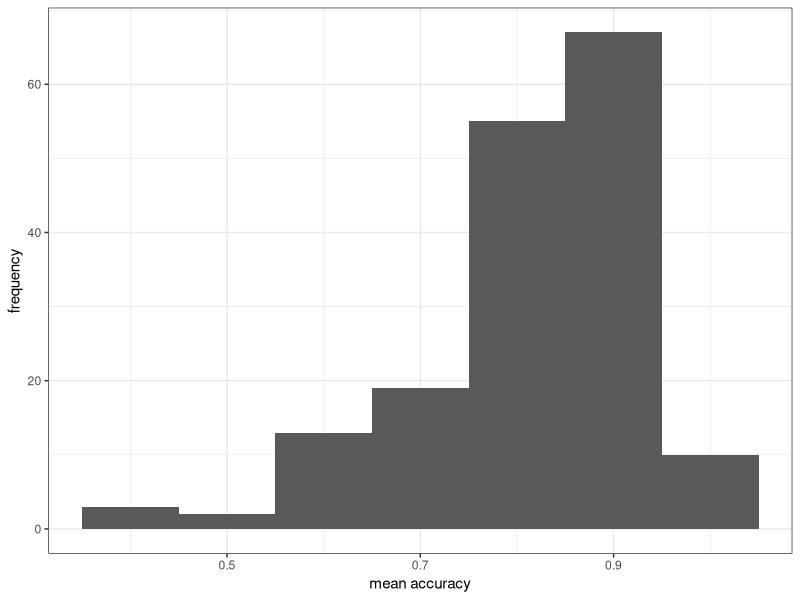
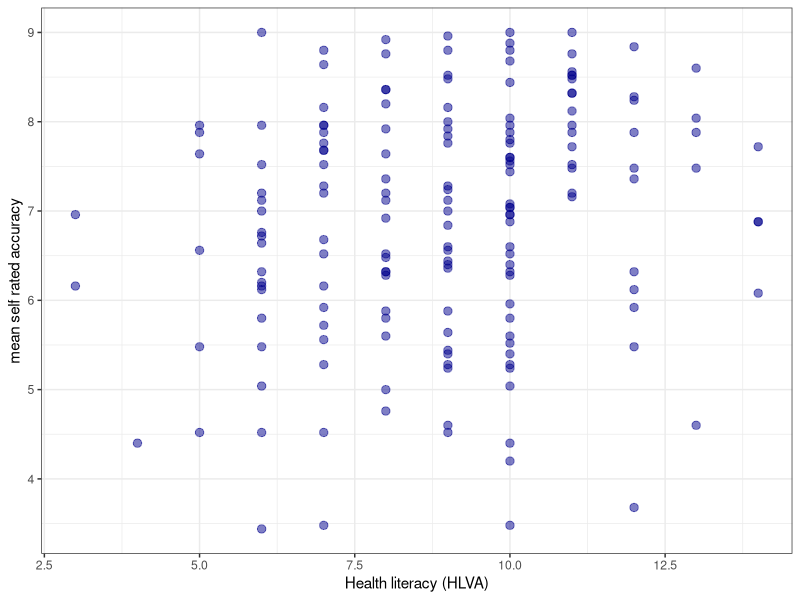

Write R code to recreate these figures, in order.
## ---- chunk 1
#| warning: false
#| echo: false
library(kableExtra)
library(tidyverse)
## ---- chunk 2
#| warning: false
#| echo: false
study.one <- read_csv("data/week16/study-one-general-participants.csv")  
study.two <- read_csv("data/week16/study-two-general-participants.csv")
## ---- chunk 3
#| label: fig-histogram
#| fig-cap: "How-to guide example of a histogram showing observed mean accuracy of understanding of health information"
#| fig-alt: "The figure presents a histogram representing the distribution of mean accuracy scores in the study one dataset. The distribution is skewed with a peak around .8 and a long tail towards lower scores." 
#| fig-width: 4
#| fig-height: 4
#| warning: false
#| echo: false
study.one %>%
  ggplot(aes(x = mean.acc)) +
  geom_histogram(binwidth = 0.1) +
  theme_bw() +
  labs(x = "mean accuracy", y = "frequency")
## ---- chunk 4
#| label: fig-scatterplot
#| fig-cap: "How-to guide example of a scatterplot representing the potential association between values of health literacy (HLVA) and mean self-rated accuracy of understanding of health information."
#| fig-alt: "The figure presents a scatterplot: points in dark blue represent the potential covariation in health literacy (shown in the x-axis position) and mean self-rated accuracy of understanding of health information. The cloud of points appear to trend upwards so that higher levels of health literacy are assocaited with higher self-rated accuracy."
#| fig-width: 4
#| fig-height: 4
#| warning: false
#| echo: false
ggplot(data = study.one, aes(x = HLVA, y = mean.self)) +
  geom_point(alpha = 0.5, size = 2.5, colour = "darkblue")  +
  theme_bw() +
  labs(x = "Health literacy (HLVA)", y = "mean self rated accuracy")
## ---- chunk 5
#| label: headcheck-wide
#| echo: false
# head(behaviour.rt)
study.two %>%
  filter(participant_ID == c('studytwo.1', 'studytwo.10', 'studytwo.100', 'studytwo.101')) %>%
  as.data.frame() %>%
  kable() %>%
  kable_styling()
